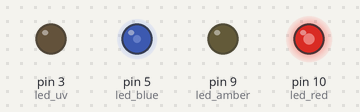
A sketch run on a simulated Arduino Uno, built with avr-gcc and run on an emulated ATmega328P. On the bench: output pins drawn as LEDs (lit = HIGH).

Above: at 0.05 s.
At 0.95 s:
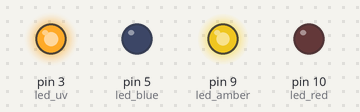
Timing chart, 0 to 3.0 s (numbered marks = the images above):
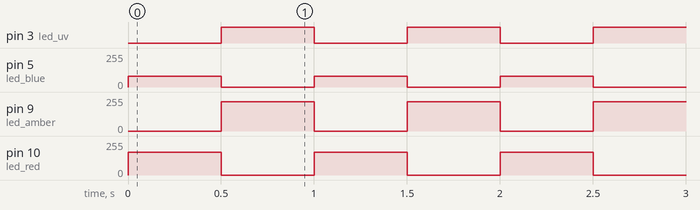

The sketch:

Fade_4led_0005.ino
```cpp
/*
 Fade example mod
 */

int led_uv =    3;           // the PWM pin the LED is attached to
int led_blue =  5;
int led_amber = 9;
int led_red =   10;

int brightness_uv =     255;    // how bright the LED is
int brightness_blue =   80;
int brightness_amber =  220;
int brightness_red =    170;

int hz = 2;

// the setup routine runs once when you press reset:
void setup() {
  pinMode(led_uv, OUTPUT);
  pinMode(led_blue, OUTPUT);
  pinMode(led_amber, OUTPUT);
  pinMode(led_red, OUTPUT);
}

// the loop routine runs over and over again forever:
void loop() {

  analogWrite(led_uv,     0);
  analogWrite(led_amber,  0);
  analogWrite(led_blue,   brightness_blue);
  analogWrite(led_red,    brightness_red);
  delay(1000/hz);

  analogWrite(led_blue,   0);
  analogWrite(led_red,    0);
  analogWrite(led_uv,     brightness_uv);
  analogWrite(led_amber,  brightness_amber);
  delay(1000/hz);

}
```

Measured:
- by itself, pin 3 (led_uv): alternates HIGH for 0.50 s and LOW for 0.50 s
- by itself, pin 5 (led_blue): alternates 80/255 for 0.50 s and 0/255 for 0.50 s
- by itself, pin 9 (led_amber): alternates 220/255 for 0.50 s and 0/255 for 0.50 s
- by itself, pin 10 (led_red): alternates 170/255 for 0.50 s and 0/255 for 0.50 s
